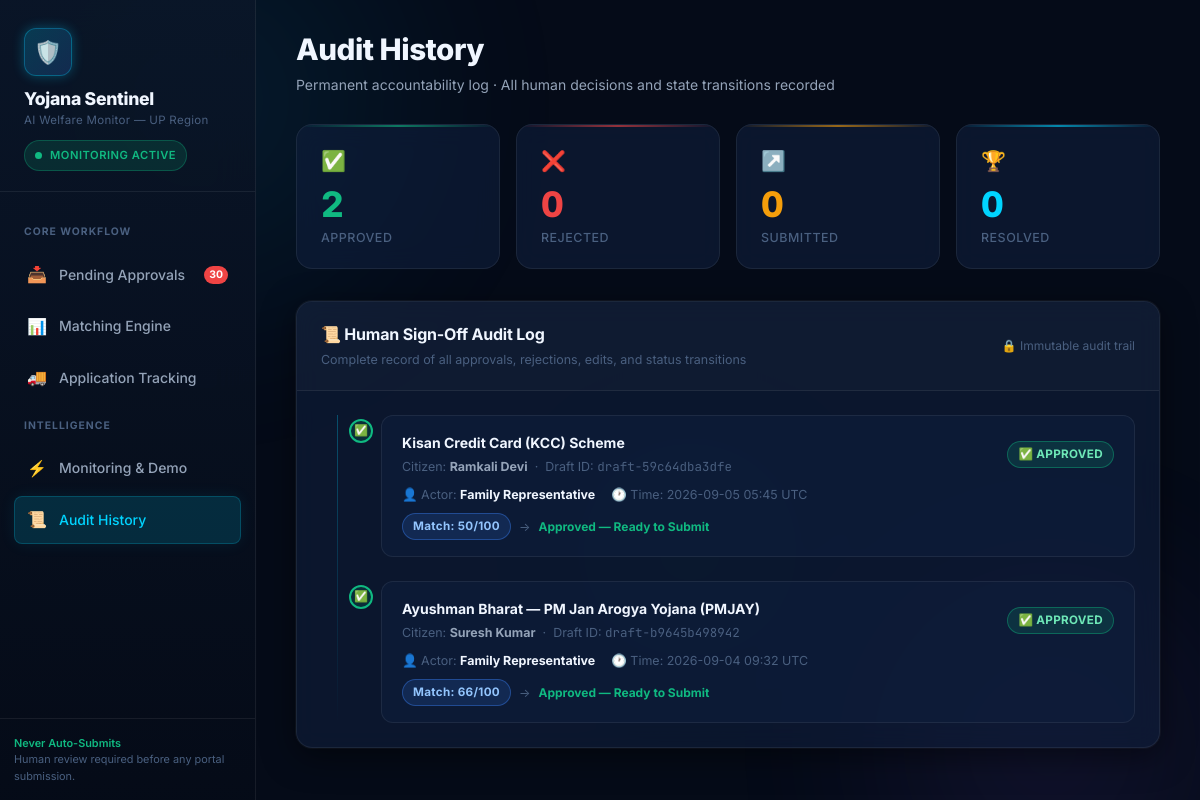
The app's page /history with its own data.
### tables this page shows
CREATE TABLE scheme (
    scheme_id            TEXT PRIMARY KEY,           -- stable slug
    name                 TEXT NOT NULL,
    issuing_body         TEXT,
    category             TEXT NOT NULL               -- education|agriculture|health|housing|employment|other
                           CHECK (category IN ('education','agriculture','health','housing','employment','other')),
    description          TEXT,
    eligibility_rules    TEXT NOT NULL DEFAULT '{}', -- JSON object
    required_documents   TEXT NOT NULL DEFAULT '[]', -- JSON array
    application_fields   TEXT NOT NULL DEFAULT '[]', -- JSON array
    deadline             TEXT,                       -- ISO date string or NULL
    source_url           TEXT NOT NULL,
    last_verified_at     TEXT NOT NULL,              -- ISO datetime string
    status               TEXT NOT NULL DEFAULT 'active'
                           CHECK (status IN ('active','closed','upcoming'))
);

CREATE TABLE citizen_profile (
    profile_id           TEXT PRIMARY KEY,
    display_name         TEXT NOT NULL,
    age                  INTEGER NOT NULL,
    gender               TEXT NOT NULL
                           CHECK (gender IN ('male','female','other')),
    state                TEXT NOT NULL,
    district             TEXT,
    annual_income        REAL NOT NULL,
    category             TEXT NOT NULL
                           CHECK (category IN ('general','obc','sc','st','ews')),
    occupation           TEXT NOT NULL,
    owns_land            INTEGER NOT NULL             -- SQLite boolean: 0/1
                           CHECK (owns_land IN (0,1)),
    family_status        TEXT,
    documents_available  TEXT NOT NULL DEFAULT '[]', -- JSON array of doc names
    language_preference  TEXT NOT NULL DEFAULT 'en',
    managed_by           TEXT                         -- NULL if self-managed
);

CREATE TABLE application_draft (
    draft_id             TEXT PRIMARY KEY,
    profile_id           TEXT NOT NULL REFERENCES citizen_profile(profile_id),
    scheme_id            TEXT NOT NULL REFERENCES scheme(scheme_id),
    filled_fields        TEXT NOT NULL DEFAULT '[]', -- JSON array of {field_id, value, source}
    unresolved_fields    TEXT NOT NULL DEFAULT '[]', -- JSON array of field_id strings
    draft_text           TEXT,
    status               TEXT NOT NULL DEFAULT 'drafted'
                           CHECK (status IN ('drafted','approved','rejected','submitted','pending','resolved')),
    created_at           TEXT NOT NULL,              -- ISO datetime string
    approved_by          TEXT,
    approved_at          TEXT                        -- ISO datetime string or NULL
);

CREATE TABLE match_result (
    id                   INTEGER PRIMARY KEY AUTOINCREMENT,
    profile_id           TEXT NOT NULL REFERENCES citizen_profile(profile_id),
    scheme_id            TEXT NOT NULL REFERENCES scheme(scheme_id),
    match_score          REAL NOT NULL
                           CHECK (match_score >= 0 AND match_score <= 100),
    match_status         TEXT NOT NULL
                           CHECK (match_status IN ('strong_match','partial_match','not_eligible','needs_review')),
    missing_info         TEXT NOT NULL DEFAULT '[]', -- JSON array
    reasoning            TEXT,
    evaluated_at         TEXT NOT NULL,              -- ISO datetime string
    UNIQUE (profile_id, scheme_id)                   -- one result per pair
);

### Yojana Sentinel/approval/app.py (the view)
@app.route("/history")
def history_view():
    drafts = load_drafts()
    return render_template(
        "history.html",
        page="history",
        drafts=drafts,
        pending_count=len([d for d in drafts if d.get("status") == "drafted"]),
    )

### Yojana Sentinel/approval/app.py (called while the page is built)
def _parse_json_col(d: dict, fields: list) -> dict:
    for f in fields:
        if isinstance(d.get(f), str):
            try:
                d[f] = json.loads(d[f])
            except Exception:
                d[f] = []
    return d

### Yojana Sentinel/db/database.py (called while the page is built)
def get_db() -> DBConnection:
    return DBConnection()

    def __getitem__(self, item: Any) -> Any:
        return super().__getitem__(item)

    def connect(self):
        if self.is_postgres:
            import psycopg2
            import psycopg2.extras
            url = DATABASE_URL
            if url.startswith("postgres://"):
                url = url.replace("postgres://", "postgresql://", 1)
            self.conn = psycopg2.connect(url, cursor_factory=psycopg2.extras.DictCursor)
        else:
            DB_PATH.parent.mkdir(parents=True, exist_ok=True)
            self.conn = sqlite3.connect(str(DB_PATH))
            self.conn.row_factory = sqlite3.Row
            self.conn.execute("PRAGMA foreign_keys=ON")
        return self

    def __enter__(self):
        self.connect()
        return self

    def __exit__(self, exc_type, exc_val, exc_tb):
        if self.conn:
            if exc_type is None:
                try:
                    self.conn.commit()
                except Exception:
                    pass
            else:
                try:
                    self.conn.rollback()
                except Exception:
                    pass
            self.conn.close()

    def _prepare_sql(self, sql: str) -> str:
        if self.is_postgres:
            return sql.replace("?", "%s")
        return sql

    def execute(self, sql: str, params: tuple | list = ()) -> Any:
        formatted_sql = self._prepare_sql(sql)
        cursor = self.conn.cursor()
        cursor.execute(formatted_sql, params)
        return cursor

    def fetchone(self, sql: str, params: tuple | list = ()) -> Optional[dict]:
        cursor = self.execute(sql, params)
        row = cursor.fetchone()
        if row is None:
            return None
        if self.is_postgres:
            return DictRow(dict(row))
        return DictRow(dict(row))

    def fetchall(self, sql: str, params: tuple | list = ()) -> list[dict]:
        cursor = self.execute(sql, params)
        rows = cursor.fetchall()
        if self.is_postgres:
            return [DictRow(dict(r)) for r in rows]
        return [DictRow(dict(r)) for r in rows]

### Yojana Sentinel/templates/history.html (shortened to what this page needs)
{% extends "base.html" %}
{% block page_title %}Audit History{% endblock %}
{% block page_subtitle %}Permanent accountability log · All human decisions and state transitions recorded{% endblock %}
{% block content %}
<div class="stats-grid mb-32">
  <div class="stat-card stat-emerald" style="animation-delay:0.05s;">
    <span class="stat-icon">✅</span>
    <div class="stat-value" data-target="{{ drafts | selectattr('status','in',['approved','submitted','resolved']) | list | length }}">{{ drafts | selectattr('status','in',['approved','submitted','resolved']) | list | length }}</div>
    <div class="stat-label">Approved</div>
  </div>
  <div class="stat-card stat-red" style="animation-delay:0.10s;">
    <span class="stat-icon">❌</span>
    <div class="stat-value" data-target="{{ drafts | selectattr('status','equalto','rejected') | list | length }}">{{ drafts | selectattr('status','equalto','rejected') | list | length }}</div>
    <div class="stat-label">Rejected</div>
  </div>
  <div class="stat-card stat-amber" style="animation-delay:0.15s;">
    <span class="stat-icon">↗️</span>
    <div class="stat-value" data-target="{{ drafts | selectattr('status','equalto','submitted') | list | length }}">{{ drafts | selectattr('status','equalto','submitted') | list | length }}</div>
    <div class="stat-label">Submitted</div>
  </div>
  <div class="stat-card stat-cyan" style="animation-delay:0.20s;">
    <span class="stat-icon">🏆</span>
    <div class="stat-value" data-target="{{ drafts | selectattr('status','equalto','resolved') | list | length }}">{{ drafts | selectattr('status','equalto','resolved') | list | length }}</div>
    <div class="stat-label">Resolved</div>
  </div>
</div>
<div class="card">
  <div class="card-header">
    <div>
      <div class="card-title">📜 Human Sign-Off Audit Log</div>
      <div class="card-subtitle">Complete record of all approvals, rejections, edits, and status transitions</div>
    </div>
    <div style="font-size:0.75rem;color:var(--text-muted);">
      🔒 Immutable audit trail
    </div>
  </div>
  <div class="card-body">
    {% set audit_drafts = drafts | selectattr('status','in',['approved','rejected','submitted','resolved']) | list %}
    {% if not audit_drafts %}
    <div class="empty-state" style="border:none;background:none;padding:40px 20px;">
      <span class="empty-state-icon">📜</span>
      <h2 class="empty-state-title">No Audit Records Yet</h2>
      <p class="empty-state-desc">Approved or rejected drafts will appear here as a permanent accountability trail.</p>
    </div>
    {% else %}
    <div class="audit-timeline">
      {% for d in audit_drafts %}
      {% set is_approved = d.status in ('approved','submitted','resolved') %}
      {% set dot_cls = 'approve' if is_approved else 'reject' %}
      {% set dot_icon = '✅' if is_approved else '❌' %}
      {% set status_color = 'var(--emerald)' if is_approved else 'var(--red)' %}
      <div class="audit-item" style="animation-delay:{{ loop.index0 * 0.06 }}s;">
        <div class="audit-dot {{ dot_cls }}">{{ dot_icon }}</div>
        <div class="audit-card">
          <div class="flex-between mb-8">
            <div>
              <div class="audit-action">{{ d.scheme_name }}</div>
              <div style="font-size:0.78rem;color:var(--text-muted);margin-top:3px;">
                Citizen: <strong style="color:var(--text-secondary);">{{ d.profile_name }}</strong> &nbsp;·&nbsp;
                Draft ID: <span class="font-mono">{{ d.draft_id }}</span>
              </div>
            </div>
            <span class="badge badge-{{ d.status }}">{{ dot_icon }} {{ d.status | upper }}</span>
          </div>
          <div class="audit-meta">
            <span>
              👤 Actor:
              <strong style="color:var(--text-primary);">{{ d.approved_by or 'System / Human Representative' }}</strong>
            </span>
            <span>
              🕐 Time: {{ (d.approved_at or d.created_at or '')[:16].replace('T',' ') }} UTC
            </span>
          </div>
          {% if d.match_score is defined %}
          <div class="audit-state-change">
            <span class="badge {{ {'strong_match':'badge-strong','partial_match':'badge-partial','needs_review':'badge-review','not_eligible':'badge-no'}.get(d.match_status, 'badge-review') }}">
              Match: {{ d.match_score | int }}/100
            </span>
            <span style="color:var(--text-muted);">→</span>
            <span style="color:{{ status_color }};font-weight:700;">{{ action_text.strip() }}</span>
          </div>
          {% endif %}
        </div>
      </div>
      {% endfor %}
    </div>
    {% endif %}
  </div>
</div>
{% endblock %}

### records on screen
scheme: scheme_name "Kisan Credit Card (KCC) Scheme"
citizen_profile: profile_name "Ramkali Devi"
application_draft: draft_id "draft-59c64dba3dfe", status "APPROVED", approved_by "Family Representative", approved_at "2026-09-05 05:45"
match_result: match_score "50"
scheme: scheme_name "Ayushman Bharat — PM Jan Arogya Yojana (PMJAY)"
citizen_profile: profile_name "Suresh Kumar"
application_draft: draft_id "draft-b9645b498942", status "APPROVED", approved_by "Family Representative", approved_at "2026-09-04 09:32"
match_result: match_score "66"

### other values on screen
{{ pending_count }} "30"
{{ drafts | selectattr('status','equalto','rejected') | list | length }} "0"
{{ drafts | selectattr('status','equalto','submitted') | list | length }} "0"
{{ drafts | selectattr('status','equalto','resolved') | list | length }} "0"
{{ dot_icon }} "✅" "✅"
{{ action_text.strip() }} "Approved — Ready to Submit" "Approved — Ready to Submit"
